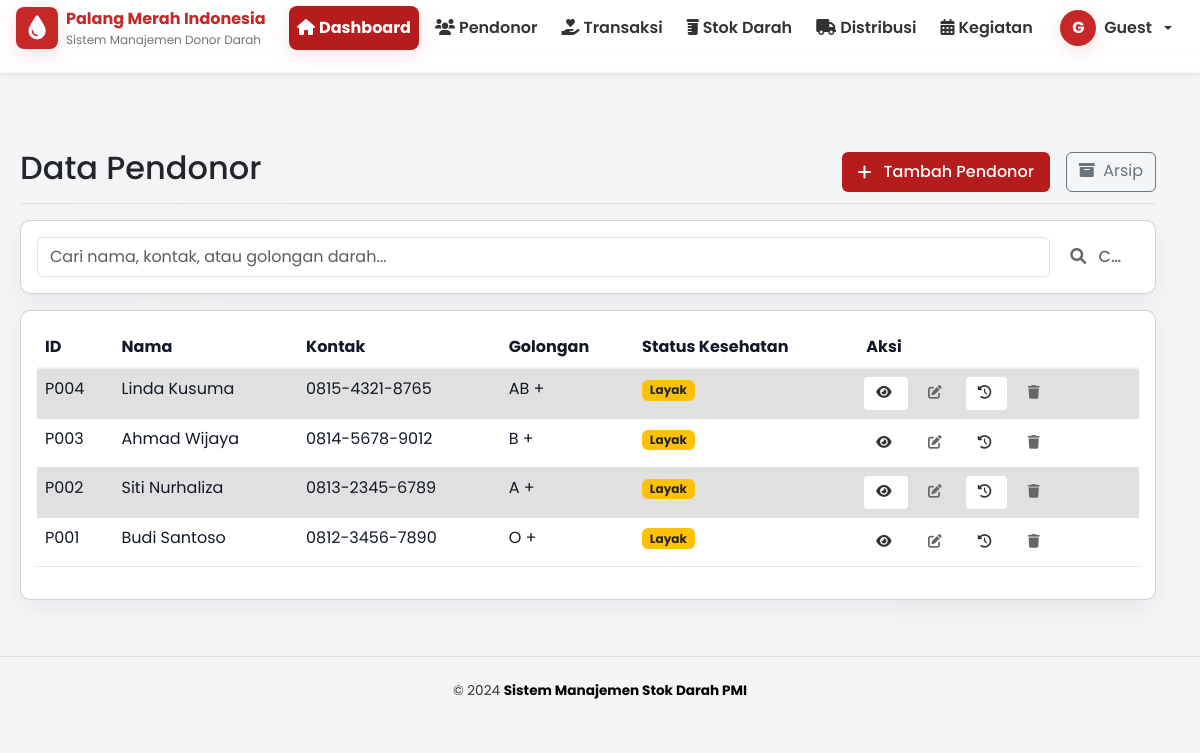
The app's page /View/pendonor/index.php with its own data.
### tables this page shows
CREATE TABLE IF NOT EXISTS pendonor (
  id_pendonor INT AUTO_INCREMENT PRIMARY KEY,
  nama VARCHAR(150) NOT NULL,
  kontak VARCHAR(20) NOT NULL,
  riwayat_penyakit TEXT,
  id_gol_darah INT,
   
  has_hepatitis_b TINYINT(1) DEFAULT 0,
  has_hepatitis_c TINYINT(1) DEFAULT 0,
  has_aids TINYINT(1) DEFAULT 0,
  has_hemofilia TINYINT(1) DEFAULT 0,
  has_sickle_cell TINYINT(1) DEFAULT 0,
  has_thalassemia TINYINT(1) DEFAULT 0,
  has_leukemia TINYINT(1) DEFAULT 0,
  has_lymphoma TINYINT(1) DEFAULT 0,
  has_myeloma TINYINT(1) DEFAULT 0,
  has_cjd TINYINT(1) DEFAULT 0,
  other_illness TEXT NULL,
  is_layak TINYINT(1) DEFAULT 1,
   
  is_deleted TINYINT(1) DEFAULT 0,
  deleted_at DATETIME NULL,
  created_at TIMESTAMP DEFAULT CURRENT_TIMESTAMP,
  updated_at TIMESTAMP DEFAULT CURRENT_TIMESTAMP ON UPDATE CURRENT_TIMESTAMP,
  FOREIGN KEY (id_gol_darah) REFERENCES golongan_darah(id_gol_darah) ON DELETE SET NULL,
  INDEX idx_nama (nama),
  INDEX idx_is_deleted (is_deleted),
  INDEX idx_is_layak (is_layak),
  UNIQUE KEY uk_nama_active (nama(100), is_deleted)
);

CREATE TABLE IF NOT EXISTS golongan_darah (
  id_gol_darah INT AUTO_INCREMENT PRIMARY KEY,
  nama_gol_darah VARCHAR(10) NOT NULL,
  rhesus VARCHAR(5) NOT NULL,
  keterangan TEXT,
  created_at TIMESTAMP DEFAULT CURRENT_TIMESTAMP,
  updated_at TIMESTAMP DEFAULT CURRENT_TIMESTAMP ON UPDATE CURRENT_TIMESTAMP,
  UNIQUE KEY uk_gol_rhesus (nama_gol_darah, rhesus),
  INDEX idx_nama_gol (nama_gol_darah)
);

### View/pendonor/index.php (the view, shortened to what this page needs)
<?php
include Path::template('header.php');
$database = new Database();
$db = $database->getConnection();
$page = isset($_GET['page']) ? (int)$_GET['page'] : 1;
$search = isset($_GET['search']) ? trim($_GET['search']) : '';
$items_per_page = 5;
$offset = ($page - 1) * $items_per_page;
$checkSql = "SELECT COLUMN_NAME FROM information_schema.columns WHERE table_schema = DATABASE() AND table_name = 'pendonor'";
$stmtCheck = $db->prepare($checkSql);
$stmtCheck->execute();
$existingCols = array_map(function($r) { return $r['COLUMN_NAME']; }, $stmtCheck->fetchAll(PDO::FETCH_ASSOC));
$selectCols = [];
$requiredCols = ['id_pendonor', 'nama', 'kontak', 'id_gol_darah', 'is_deleted', 'riwayat_penyakit', 'is_layak', 'other_illness'];
$screeningCols = ['has_hepatitis_b', 'has_hepatitis_c', 'has_aids', 'has_hemofilia', 'has_sickle_cell', 'has_thalassemia', 'has_leukemia', 'has_lymphoma', 'has_myeloma', 'has_cjd'];
foreach ($requiredCols as $col) {
    if (in_array($col, $existingCols)) {
        $selectCols[] = 'p.' . $col;
    }
}
foreach ($screeningCols as $col) {
    if (in_array($col, $existingCols)) {
        $selectCols[] = 'p.' . $col;
    }
}
$selectCols[] = 'gd.nama_gol_darah';
$selectCols[] = 'gd.rhesus';
$where = "WHERE p.is_deleted = 0";
$query = "SELECT " . implode(', ', $selectCols) . " FROM pendonor p
          LEFT JOIN golongan_darah gd ON p.id_gol_darah = gd.id_gol_darah
          " . $where . " ORDER BY p.id_pendonor DESC LIMIT :limit OFFSET :offset";
$stmt = $db->prepare($query);
$stmt->bindValue(':limit', $items_per_page, PDO::PARAM_INT);
$stmt->bindValue(':offset', $offset, PDO::PARAM_INT);
$stmt->execute();
$pendonor_list = $stmt->fetchAll(PDO::FETCH_ASSOC);
?>
<div class="d-flex justify-content-between flex-wrap flex-md-nowrap align-items-center pt-3 pb-2 mb-3 border-bottom">
    <h1 class="h2">Data Pendonor</h1>
    <div class="btn-toolbar mb-2 mb-md-0">
        <a href="?action=pendonor_create" class="btn btn-create">
            <i class="fas fa-plus me-1"></i>Tambah Pendonor
        </a>
        <a href="?action=pendonor_trash" class="btn btn-outline-secondary ms-2">
            <i class="fas fa-archive me-1"></i> Arsip
        </a>
    </div>
</div>
<div class="card mb-3">
    <div class="card-body">
        <form method="GET" class="d-flex gap-2">
            <input type="text" name="search" class="form-control" placeholder="Cari nama, kontak, atau golongan darah..." value="<?= htmlspecialchars($search) ?>">
            <button type="submit" class="btn" style="background: #c62828; color: white; border: none;"><i class="fas fa-search"></i> Cari</button>
        </form>
    </div>
</div>
<div class="card">
    <div class="card-body">
        <div class="table-responsive">
            <table class="table table-striped table-hover">
                <thead class="table-dark">
                    <tr>
                        <th>ID</th>
                        <th>Nama</th>
                        <th>Kontak</th>
                        <th>Golongan</th>
                        <th>Status Kesehatan</th>
                        <th>Aksi</th>
                    </tr>
                </thead>
                <tbody>
                    <?php if (count($pendonor_list) > 0): ?>
                        <?php foreach ($pendonor_list as $pendonor): ?>
                        <tr data-id="<?= $pendonor['id_pendonor'] ?>">
                            <td>P<?= str_pad($pendonor['id_pendonor'], 3, '0', STR_PAD_LEFT) ?></td>
                            <td><?= htmlspecialchars($pendonor['nama']) ?></td>
                            <td><?= htmlspecialchars($pendonor['kontak']) ?></td>
                            <td><?= htmlspecialchars($pendonor['nama_gol_darah'] ?? 'N/A') ?> <?= htmlspecialchars($pendonor['rhesus'] ?? '') ?></td>
                            <td>
                                <?php
                                $is_layak_val = $pendonor['is_layak'] ?? null;
                                if ($is_layak_val !== null && $is_layak_val !== '') {
                                    if ($is_layak_val == 0) {
                                        echo '<span class="badge bg-danger">Tidak Layak</span>';
                                    } elseif ($is_layak_val == 1) {
                                        echo '<span class="badge bg-warning text-dark">Layak</span>';
                                    } else {
                                        echo '<span class="badge bg-success">Sehat</span>';
                                    }
                                }
                                ?>
                            </td>
                            <td class="no-wrap-actions">
                                <a href="?action=pendonor_detail&id=<?= $pendonor['id_pendonor'] ?>" class="btn btn-sm" style="background: #c62828; color: white; border: none;" title="Lihat Detail">
                                    <i class="fas fa-eye"></i>
                                </a>
                                <a href="?action=pendonor_edit&id=<?= $pendonor['id_pendonor'] ?>" class="btn btn-warning btn-sm" title="Edit">
                                    <i class="fas fa-edit"></i>
                                </a>
                                <a href="?action=pendonor_riwayat&id=<?= $pendonor['id_pendonor'] ?>" class="btn btn-sm" title="Riwayat Donasi">
                                    <i class="fas fa-history"></i>
                                </a>
                                <button onclick="deleteItem(<?= $pendonor['id_pendonor'] ?>, 'pendonor_delete', 'pendonor', event)" class="btn btn-danger btn-sm" title="Hapus">
                                    <i class="fas fa-trash"></i>
                                </button>
                            </td>
                        </tr>
                        <?php endforeach; ?>
                    <?php else: ?>
                        <tr>
                            <td colspan="6" class="text-center">Belum ada data pendonor</td>
                        </tr>
                    <?php endif; ?>
                </tbody>
            </table>
        </div>
    </div>
</div>
<?php include Path::template('footer.php'); ?>

### View/template/assets/css/ui.css (style rules this page uses)
:root { --pmi-red: #c62828; --pmi-red-dark: #7f0000; --pmi-red-500: #b71c1c; --pmi-white: #ffffff; --pmi-soft-red: #fdecec; --pmi-muted: #6b7280; --pmi-shadow: rgba(16, 24, 40, 0.06); --pmi-red-600: #b71c1c; --pmi-red-soft: #ffe9e9; --pmi-red-soft-2: #fff5f5; --pmi-bg: #f4f5f7; --pmi-surface: #ffffff; --pmi-border: #e3e6ec; --pmi-text-main: #111827; --pmi-text-muted: #6b7280; --muted: #6c757d; --bg: var(--pmi-bg); --card-bg: var(--pmi-surface); --radius: 10px; }
html, body, .app-ui { font-family: "Poppins", system-ui, -apple-system, "Segoe UI", Roboto, "Helvetica Neue", Arial; background: var(--bg); min-height: 100%; overflow-x: hidden; }
.card { border-radius: var(--radius); box-shadow: 0 8px 22px var(--pmi-shadow); transition: transform 0.18s ease, box-shadow 0.18s ease; }
.table thead th { background: linear-gradient(180deg, #ffffff, #fafafa); border-bottom: 2px solid rgba(0, 0, 0, 0.06); font-weight: 700; color: var(--pmi-text-main); }
.table.table-striped tbody tr:nth-of-type(odd) td { background-color: #ececec; }
.table.table-striped tbody tr:nth-of-type(odd) td.no-wrap-actions { background-color: #ececec; }
.table.table-striped tbody td { background-clip: padding-box; }
.table thead th { background: #fff; border-bottom: 2px solid rgba(0, 0, 0, 0.05); font-weight: 700; color: var(--pmi-text-main); }
.table td.no-wrap-actions { white-space: nowrap; padding: 0.5rem 0.25rem !important; }
.table td.no-wrap-actions .btn { padding: 0.375rem 0.5rem; font-size: 0.875rem; margin: 0 2px; }
.table thead.table-dark th { color: var(--pmi-text-main); }
.table tbody td, .table tbody th { color: var(--pmi-text-main) !important; }
.auth-bg, .app-ui { background: (#fefefe 0%); background-size: 400% 400%; animation: gradientBG 14s ease infinite; background-attachment: fixed; min-height: 100vh; position: relative; }
.auth-bg::before, .app-ui::before { content: ""; position: absolute; inset: 0; z-index: 0; background: radial-gradient( circle at 15% 25%, rgba(198, 40, 40, 0.055), transparent 10% ), radial-gradient(circle at 85% 80%, rgba(179, 0, 0, 0.045), transparent 12%); mix-blend-mode: overlay; pointer-events: none; animation: floatBlobs 10s linear infinite; }
.card { margin-bottom: 1.5rem; }
body, html { overflow-x: hidden; }
html, body { width: 100%; overflow-x: hidden; }
.table-responsive { width: 100%; overflow-x: auto; -webkit-overflow-scrolling: touch; }
table { width: 100%; table-layout: auto; }
table th, table td { word-break: break-word; padding: 0.5rem; text-align: left; }
@media (min-width: 576px) { table th, table td { padding: 0.75rem; } }
.form-control, .form-select, textarea { width: 100%; max-width: 100%; }
.btn { display: inline-block; white-space: nowrap; overflow: hidden; text-overflow: ellipsis; }
.btn-group, .btn-toolbar { flex-wrap: wrap; gap: 0.5rem; }
.card { width: 100%; overflow-x: hidden; }
.badge { display: inline-block; white-space: normal; word-break: break-word; }

### View/template/footer.php (style rules this page uses)
html, body { height: auto; }
body { min-height: auto; }

### records on screen
pendonor: id_pendonor "004", nama "Linda Kusuma", kontak "0815-4321-8765", id_gol_darah.nama_gol_darah "AB", id_gol_darah.rhesus "+", is_layak "Layak"
pendonor: id_pendonor "003", nama "Ahmad Wijaya", kontak "0814-5678-9012", id_gol_darah.nama_gol_darah "B", id_gol_darah.rhesus "+", is_layak "Layak"
pendonor: id_pendonor "002", nama "Siti Nurhaliza", kontak "0813-2345-6789", id_gol_darah.nama_gol_darah "A", id_gol_darah.rhesus "+", is_layak "Layak"
pendonor: id_pendonor "001", nama "Budi Santoso", kontak "0812-3456-7890", id_gol_darah.nama_gol_darah "O", id_gol_darah.rhesus "+", is_layak "Layak"

### other values on screen
$initial "G"
